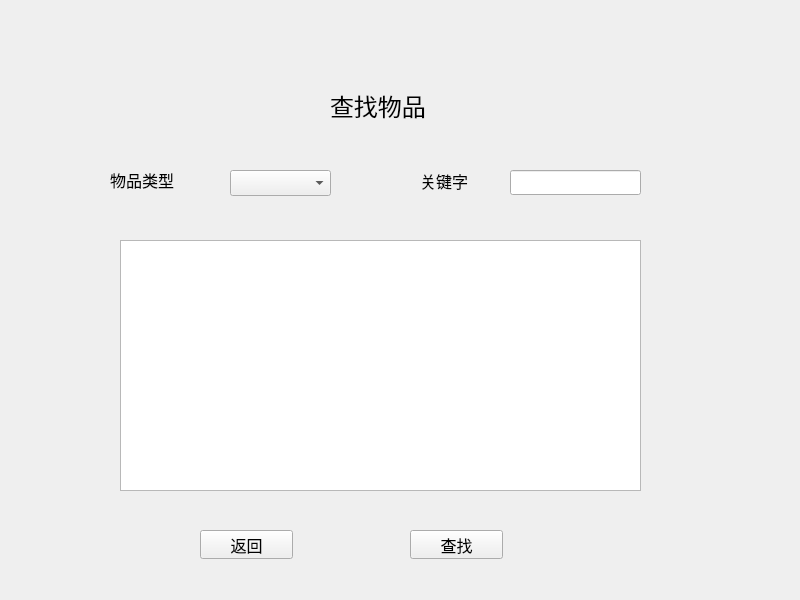
<?xml version="1.0" encoding="UTF-8"?>
<ui version="4.0">
 <class>Widget</class>
 <widget class="QWidget" name="Widget">
  <property name="geometry">
   <rect>
    <x>0</x>
    <y>0</y>
    <width>800</width>
    <height>600</height>
   </rect>
  </property>
  <property name="windowTitle">
   <string>Widget</string>
  </property>
  <widget class="QStackedWidget" name="stackedWidget">
   <property name="geometry">
    <rect>
     <x>10</x>
     <y>20</y>
     <width>791</width>
     <height>571</height>
    </rect>
   </property>
   <property name="currentIndex">
    <number>6</number>
   </property>
   <widget class="QWidget" name="page">
    <widget class="QLineEdit" name="lineEdit">
     <property name="geometry">
      <rect>
       <x>350</x>
       <y>210</y>
       <width>241</width>
       <height>31</height>
      </rect>
     </property>
     <property name="text">
      <string/>
     </property>
    </widget>
    <widget class="QLineEdit" name="lineEdit_2">
     <property name="geometry">
      <rect>
       <x>350</x>
       <y>300</y>
       <width>241</width>
       <height>31</height>
      </rect>
     </property>
     <property name="echoMode">
      <enum>QLineEdit::Password</enum>
     </property>
    </widget>
    <widget class="QLabel" name="label">
     <property name="geometry">
      <rect>
       <x>200</x>
       <y>210</y>
       <width>81</width>
       <height>31</height>
      </rect>
     </property>
     <property name="font">
      <font>
       <pointsize>12</pointsize>
      </font>
     </property>
     <property name="text">
      <string>用户名</string>
     </property>
    </widget>
    <widget class="QLabel" name="label_2">
     <property name="geometry">
      <rect>
       <x>200</x>
       <y>310</y>
       <width>69</width>
       <height>20</height>
      </rect>
     </property>
     <property name="font">
      <font>
       <pointsize>12</pointsize>
      </font>
     </property>
     <property name="text">
      <string>密   码</string>
     </property>
    </widget>
    <widget class="QLabel" name="label_3">
     <property name="geometry">
      <rect>
       <x>260</x>
       <y>50</y>
       <width>271</width>
       <height>81</height>
      </rect>
     </property>
     <property name="font">
      <font>
       <pointsize>18</pointsize>
      </font>
     </property>
     <property name="text">
      <string>欢迎进入“你帮我助”</string>
     </property>
    </widget>
    <widget class="QPushButton" name="pushButton">
     <property name="geometry">
      <rect>
       <x>260</x>
       <y>450</y>
       <width>93</width>
       <height>29</height>
      </rect>
     </property>
     <property name="font">
      <font>
       <pointsize>12</pointsize>
      </font>
     </property>
     <property name="text">
      <string>注册</string>
     </property>
    </widget>
    <widget class="QPushButton" name="pushButton_2">
     <property name="geometry">
      <rect>
       <x>420</x>
       <y>450</y>
       <width>93</width>
       <height>29</height>
      </rect>
     </property>
     <property name="font">
      <font>
       <pointsize>12</pointsize>
      </font>
     </property>
     <property name="text">
      <string>登录</string>
     </property>
    </widget>
   </widget>
   <widget class="QWidget" name="page_2">
    <widget class="QLineEdit" name="lineEdit_3">
     <property name="geometry">
      <rect>
       <x>160</x>
       <y>120</y>
       <width>191</width>
       <height>25</height>
      </rect>
     </property>
    </widget>
    <widget class="QLineEdit" name="lineEdit_4">
     <property name="geometry">
      <rect>
       <x>160</x>
       <y>230</y>
       <width>191</width>
       <height>25</height>
      </rect>
     </property>
     <property name="text">
      <string/>
     </property>
     <property name="echoMode">
      <enum>QLineEdit::Password</enum>
     </property>
    </widget>
    <widget class="QLineEdit" name="lineEdit_5">
     <property name="geometry">
      <rect>
       <x>160</x>
       <y>330</y>
       <width>191</width>
       <height>25</height>
      </rect>
     </property>
     <property name="echoMode">
      <enum>QLineEdit::Password</enum>
     </property>
    </widget>
    <widget class="QLineEdit" name="lineEdit_6">
     <property name="geometry">
      <rect>
       <x>530</x>
       <y>120</y>
       <width>201</width>
       <height>25</height>
      </rect>
     </property>
    </widget>
    <widget class="QLineEdit" name="lineEdit_7">
     <property name="geometry">
      <rect>
       <x>530</x>
       <y>230</y>
       <width>201</width>
       <height>25</height>
      </rect>
     </property>
    </widget>
    <widget class="QLineEdit" name="lineEdit_8">
     <property name="geometry">
      <rect>
       <x>530</x>
       <y>330</y>
       <width>201</width>
       <height>25</height>
      </rect>
     </property>
    </widget>
    <widget class="QLabel" name="label_4">
     <property name="geometry">
      <rect>
       <x>80</x>
       <y>120</y>
       <width>69</width>
       <height>20</height>
      </rect>
     </property>
     <property name="font">
      <font>
       <pointsize>10</pointsize>
      </font>
     </property>
     <property name="text">
      <string>用户名</string>
     </property>
    </widget>
    <widget class="QLabel" name="label_5">
     <property name="geometry">
      <rect>
       <x>80</x>
       <y>230</y>
       <width>69</width>
       <height>20</height>
      </rect>
     </property>
     <property name="font">
      <font>
       <pointsize>10</pointsize>
      </font>
     </property>
     <property name="text">
      <string>密    码</string>
     </property>
    </widget>
    <widget class="QLabel" name="label_6">
     <property name="geometry">
      <rect>
       <x>70</x>
       <y>330</y>
       <width>69</width>
       <height>20</height>
      </rect>
     </property>
     <property name="font">
      <font>
       <pointsize>10</pointsize>
      </font>
     </property>
     <property name="text">
      <string>确认密码</string>
     </property>
    </widget>
    <widget class="QLabel" name="label_7">
     <property name="geometry">
      <rect>
       <x>410</x>
       <y>120</y>
       <width>69</width>
       <height>20</height>
      </rect>
     </property>
     <property name="font">
      <font>
       <pointsize>10</pointsize>
      </font>
     </property>
     <property name="text">
      <string>住    址</string>
     </property>
    </widget>
    <widget class="QLabel" name="label_8">
     <property name="geometry">
      <rect>
       <x>410</x>
       <y>230</y>
       <width>69</width>
       <height>20</height>
      </rect>
     </property>
     <property name="font">
      <font>
       <pointsize>10</pointsize>
      </font>
     </property>
     <property name="text">
      <string>电    话</string>
     </property>
    </widget>
    <widget class="QLabel" name="label_9">
     <property name="geometry">
      <rect>
       <x>410</x>
       <y>330</y>
       <width>69</width>
       <height>20</height>
      </rect>
     </property>
     <property name="font">
      <font>
       <pointsize>10</pointsize>
      </font>
     </property>
     <property name="text">
      <string>邮    箱</string>
     </property>
    </widget>
    <widget class="QLabel" name="label_10">
     <property name="geometry">
      <rect>
       <x>320</x>
       <y>10</y>
       <width>181</width>
       <height>51</height>
      </rect>
     </property>
     <property name="font">
      <font>
       <pointsize>18</pointsize>
      </font>
     </property>
     <property name="text">
      <string>用户注册</string>
     </property>
    </widget>
    <widget class="QPushButton" name="pushButton_3">
     <property name="geometry">
      <rect>
       <x>230</x>
       <y>450</y>
       <width>93</width>
       <height>29</height>
      </rect>
     </property>
     <property name="font">
      <font>
       <pointsize>12</pointsize>
      </font>
     </property>
     <property name="text">
      <string>返回登录</string>
     </property>
    </widget>
    <widget class="QPushButton" name="pushButton_4">
     <property name="geometry">
      <rect>
       <x>440</x>
       <y>450</y>
       <width>93</width>
       <height>29</height>
      </rect>
     </property>
     <property name="font">
      <font>
       <pointsize>12</pointsize>
      </font>
     </property>
     <property name="text">
      <string>确认注册</string>
     </property>
    </widget>
   </widget>
   <widget class="QWidget" name="page_3">
    <widget class="QLabel" name="label_11">
     <property name="geometry">
      <rect>
       <x>260</x>
       <y>40</y>
       <width>281</width>
       <height>121</height>
      </rect>
     </property>
     <property name="font">
      <font>
       <pointsize>18</pointsize>
      </font>
     </property>
     <property name="text">
      <string>欢迎进入“你帮我助”</string>
     </property>
    </widget>
    <widget class="QPushButton" name="addObject">
     <property name="geometry">
      <rect>
       <x>140</x>
       <y>230</y>
       <width>141</width>
       <height>71</height>
      </rect>
     </property>
     <property name="font">
      <font>
       <pointsize>10</pointsize>
      </font>
     </property>
     <property name="text">
      <string>添加物品</string>
     </property>
    </widget>
    <widget class="QPushButton" name="findObject">
     <property name="geometry">
      <rect>
       <x>330</x>
       <y>230</y>
       <width>141</width>
       <height>71</height>
      </rect>
     </property>
     <property name="font">
      <font>
       <pointsize>10</pointsize>
      </font>
     </property>
     <property name="text">
      <string>查询物品</string>
     </property>
    </widget>
    <widget class="QPushButton" name="addKind">
     <property name="geometry">
      <rect>
       <x>140</x>
       <y>380</y>
       <width>141</width>
       <height>71</height>
      </rect>
     </property>
     <property name="font">
      <font>
       <pointsize>10</pointsize>
      </font>
     </property>
     <property name="text">
      <string>添加物品类型</string>
     </property>
    </widget>
    <widget class="QPushButton" name="modifyKind">
     <property name="geometry">
      <rect>
       <x>330</x>
       <y>380</y>
       <width>141</width>
       <height>71</height>
      </rect>
     </property>
     <property name="font">
      <font>
       <pointsize>10</pointsize>
      </font>
     </property>
     <property name="text">
      <string>修改物品类型</string>
     </property>
    </widget>
    <widget class="QPushButton" name="logOut">
     <property name="geometry">
      <rect>
       <x>520</x>
       <y>230</y>
       <width>131</width>
       <height>71</height>
      </rect>
     </property>
     <property name="font">
      <font>
       <pointsize>10</pointsize>
      </font>
     </property>
     <property name="text">
      <string>退出登录</string>
     </property>
    </widget>
    <widget class="QPushButton" name="manegeUser">
     <property name="geometry">
      <rect>
       <x>520</x>
       <y>380</y>
       <width>131</width>
       <height>71</height>
      </rect>
     </property>
     <property name="font">
      <font>
       <pointsize>10</pointsize>
      </font>
     </property>
     <property name="text">
      <string>管理用户</string>
     </property>
    </widget>
   </widget>
   <widget class="QWidget" name="page_4">
    <widget class="QLabel" name="label_12">
     <property name="geometry">
      <rect>
       <x>290</x>
       <y>50</y>
       <width>211</width>
       <height>111</height>
      </rect>
     </property>
     <property name="font">
      <font>
       <pointsize>18</pointsize>
      </font>
     </property>
     <property name="text">
      <string>添加物品类型</string>
     </property>
    </widget>
    <widget class="QLabel" name="label_13">
     <property name="geometry">
      <rect>
       <x>130</x>
       <y>220</y>
       <width>69</width>
       <height>20</height>
      </rect>
     </property>
     <property name="font">
      <font>
       <pointsize>10</pointsize>
      </font>
     </property>
     <property name="text">
      <string>类型名称</string>
     </property>
    </widget>
    <widget class="QLabel" name="label_14">
     <property name="geometry">
      <rect>
       <x>130</x>
       <y>340</y>
       <width>69</width>
       <height>20</height>
      </rect>
     </property>
     <property name="font">
      <font>
       <pointsize>10</pointsize>
      </font>
     </property>
     <property name="text">
      <string>特  征  2</string>
     </property>
    </widget>
    <widget class="QLabel" name="label_15">
     <property name="geometry">
      <rect>
       <x>440</x>
       <y>220</y>
       <width>69</width>
       <height>20</height>
      </rect>
     </property>
     <property name="text">
      <string>特  征  1</string>
     </property>
    </widget>
    <widget class="QLabel" name="label_16">
     <property name="geometry">
      <rect>
       <x>440</x>
       <y>340</y>
       <width>69</width>
       <height>20</height>
      </rect>
     </property>
     <property name="text">
      <string>特  征  3</string>
     </property>
    </widget>
    <widget class="QLineEdit" name="addKind1">
     <property name="geometry">
      <rect>
       <x>240</x>
       <y>220</y>
       <width>141</width>
       <height>25</height>
      </rect>
     </property>
    </widget>
    <widget class="QLineEdit" name="addKind3">
     <property name="geometry">
      <rect>
       <x>240</x>
       <y>340</y>
       <width>141</width>
       <height>25</height>
      </rect>
     </property>
    </widget>
    <widget class="QLineEdit" name="addKind2">
     <property name="geometry">
      <rect>
       <x>540</x>
       <y>220</y>
       <width>141</width>
       <height>25</height>
      </rect>
     </property>
    </widget>
    <widget class="QLineEdit" name="addKind4">
     <property name="geometry">
      <rect>
       <x>540</x>
       <y>340</y>
       <width>141</width>
       <height>25</height>
      </rect>
     </property>
    </widget>
    <widget class="QPushButton" name="addKind5">
     <property name="geometry">
      <rect>
       <x>270</x>
       <y>440</y>
       <width>93</width>
       <height>29</height>
      </rect>
     </property>
     <property name="font">
      <font>
       <pointsize>12</pointsize>
      </font>
     </property>
     <property name="text">
      <string>返回</string>
     </property>
    </widget>
    <widget class="QPushButton" name="addKind6">
     <property name="geometry">
      <rect>
       <x>430</x>
       <y>440</y>
       <width>93</width>
       <height>29</height>
      </rect>
     </property>
     <property name="font">
      <font>
       <pointsize>12</pointsize>
      </font>
     </property>
     <property name="text">
      <string>确定</string>
     </property>
    </widget>
   </widget>
   <widget class="QWidget" name="page_5">
    <widget class="QLabel" name="label_17">
     <property name="geometry">
      <rect>
       <x>290</x>
       <y>70</y>
       <width>201</width>
       <height>61</height>
      </rect>
     </property>
     <property name="font">
      <font>
       <pointsize>18</pointsize>
      </font>
     </property>
     <property name="text">
      <string>修改物品类型</string>
     </property>
    </widget>
    <widget class="QComboBox" name="modifyKind3">
     <property name="geometry">
      <rect>
       <x>400</x>
       <y>160</y>
       <width>111</width>
       <height>26</height>
      </rect>
     </property>
    </widget>
    <widget class="QLabel" name="label_18">
     <property name="geometry">
      <rect>
       <x>300</x>
       <y>160</y>
       <width>81</width>
       <height>21</height>
      </rect>
     </property>
     <property name="font">
      <font>
       <pointsize>10</pointsize>
      </font>
     </property>
     <property name="text">
      <string>物品类型</string>
     </property>
    </widget>
    <widget class="QPushButton" name="modifyKind2">
     <property name="geometry">
      <rect>
       <x>590</x>
       <y>160</y>
       <width>93</width>
       <height>29</height>
      </rect>
     </property>
     <property name="font">
      <font>
       <pointsize>10</pointsize>
      </font>
     </property>
     <property name="text">
      <string>确认修改</string>
     </property>
    </widget>
    <widget class="QPushButton" name="modifyKind1">
     <property name="geometry">
      <rect>
       <x>120</x>
       <y>160</y>
       <width>93</width>
       <height>29</height>
      </rect>
     </property>
     <property name="font">
      <font>
       <pointsize>10</pointsize>
      </font>
     </property>
     <property name="text">
      <string>返回</string>
     </property>
    </widget>
    <widget class="QLabel" name="label_19">
     <property name="geometry">
      <rect>
       <x>120</x>
       <y>260</y>
       <width>69</width>
       <height>20</height>
      </rect>
     </property>
     <property name="text">
      <string>类型名称</string>
     </property>
    </widget>
    <widget class="QLabel" name="label_20">
     <property name="geometry">
      <rect>
       <x>120</x>
       <y>390</y>
       <width>69</width>
       <height>20</height>
      </rect>
     </property>
     <property name="text">
      <string>特  征  2</string>
     </property>
    </widget>
    <widget class="QLabel" name="label_21">
     <property name="geometry">
      <rect>
       <x>430</x>
       <y>260</y>
       <width>69</width>
       <height>20</height>
      </rect>
     </property>
     <property name="text">
      <string>特  征  1</string>
     </property>
    </widget>
    <widget class="QLabel" name="label_22">
     <property name="geometry">
      <rect>
       <x>430</x>
       <y>390</y>
       <width>69</width>
       <height>20</height>
      </rect>
     </property>
     <property name="text">
      <string>特  征  3</string>
     </property>
    </widget>
    <widget class="QLineEdit" name="modifyKind4">
     <property name="geometry">
      <rect>
       <x>220</x>
       <y>260</y>
       <width>151</width>
       <height>25</height>
      </rect>
     </property>
    </widget>
    <widget class="QLineEdit" name="modifyKind6">
     <property name="geometry">
      <rect>
       <x>220</x>
       <y>390</y>
       <width>151</width>
       <height>25</height>
      </rect>
     </property>
    </widget>
    <widget class="QLineEdit" name="modifyKind5">
     <property name="geometry">
      <rect>
       <x>530</x>
       <y>260</y>
       <width>151</width>
       <height>25</height>
      </rect>
     </property>
    </widget>
    <widget class="QLineEdit" name="modifyKind7">
     <property name="geometry">
      <rect>
       <x>530</x>
       <y>390</y>
       <width>151</width>
       <height>25</height>
      </rect>
     </property>
    </widget>
   </widget>
   <widget class="QWidget" name="page_6">
    <widget class="QLabel" name="label_23">
     <property name="geometry">
      <rect>
       <x>320</x>
       <y>60</y>
       <width>181</width>
       <height>71</height>
      </rect>
     </property>
     <property name="font">
      <font>
       <pointsize>18</pointsize>
      </font>
     </property>
     <property name="text">
      <string>添加物品</string>
     </property>
    </widget>
    <widget class="QLabel" name="label_24">
     <property name="geometry">
      <rect>
       <x>130</x>
       <y>240</y>
       <width>69</width>
       <height>20</height>
      </rect>
     </property>
     <property name="font">
      <font>
       <pointsize>9</pointsize>
      </font>
     </property>
     <property name="text">
      <string>物品名称</string>
     </property>
    </widget>
    <widget class="QLabel" name="label_25">
     <property name="geometry">
      <rect>
       <x>130</x>
       <y>310</y>
       <width>69</width>
       <height>20</height>
      </rect>
     </property>
     <property name="text">
      <string>地址</string>
     </property>
    </widget>
    <widget class="QComboBox" name="addObject1">
     <property name="geometry">
      <rect>
       <x>230</x>
       <y>160</y>
       <width>121</width>
       <height>26</height>
      </rect>
     </property>
    </widget>
    <widget class="QLabel" name="label_26">
     <property name="geometry">
      <rect>
       <x>130</x>
       <y>160</y>
       <width>69</width>
       <height>20</height>
      </rect>
     </property>
     <property name="font">
      <font>
       <pointsize>10</pointsize>
      </font>
     </property>
     <property name="text">
      <string>物品类型</string>
     </property>
    </widget>
    <widget class="QPushButton" name="addObject2">
     <property name="geometry">
      <rect>
       <x>480</x>
       <y>160</y>
       <width>93</width>
       <height>29</height>
      </rect>
     </property>
     <property name="font">
      <font>
       <pointsize>10</pointsize>
      </font>
     </property>
     <property name="text">
      <string>确定选择</string>
     </property>
    </widget>
    <widget class="QLabel" name="atbName2">
     <property name="geometry">
      <rect>
       <x>130</x>
       <y>390</y>
       <width>69</width>
       <height>20</height>
      </rect>
     </property>
     <property name="text">
      <string>特征2</string>
     </property>
    </widget>
    <widget class="QLineEdit" name="addObject3">
     <property name="geometry">
      <rect>
       <x>230</x>
       <y>240</y>
       <width>131</width>
       <height>25</height>
      </rect>
     </property>
    </widget>
    <widget class="QLineEdit" name="addObject5">
     <property name="geometry">
      <rect>
       <x>230</x>
       <y>310</y>
       <width>131</width>
       <height>25</height>
      </rect>
     </property>
    </widget>
    <widget class="QLineEdit" name="addObject7">
     <property name="geometry">
      <rect>
       <x>230</x>
       <y>390</y>
       <width>131</width>
       <height>25</height>
      </rect>
     </property>
    </widget>
    <widget class="QLabel" name="label_28">
     <property name="geometry">
      <rect>
       <x>430</x>
       <y>240</y>
       <width>69</width>
       <height>20</height>
      </rect>
     </property>
     <property name="text">
      <string>详细信息</string>
     </property>
    </widget>
    <widget class="QLabel" name="atbName1">
     <property name="geometry">
      <rect>
       <x>430</x>
       <y>310</y>
       <width>69</width>
       <height>20</height>
      </rect>
     </property>
     <property name="text">
      <string>特征1</string>
     </property>
    </widget>
    <widget class="QLabel" name="atbName3">
     <property name="geometry">
      <rect>
       <x>430</x>
       <y>390</y>
       <width>69</width>
       <height>20</height>
      </rect>
     </property>
     <property name="text">
      <string>特征3</string>
     </property>
    </widget>
    <widget class="QLineEdit" name="addObject4">
     <property name="geometry">
      <rect>
       <x>520</x>
       <y>240</y>
       <width>131</width>
       <height>25</height>
      </rect>
     </property>
    </widget>
    <widget class="QLineEdit" name="addObject6">
     <property name="geometry">
      <rect>
       <x>520</x>
       <y>310</y>
       <width>131</width>
       <height>25</height>
      </rect>
     </property>
    </widget>
    <widget class="QLineEdit" name="addObject8">
     <property name="geometry">
      <rect>
       <x>520</x>
       <y>390</y>
       <width>131</width>
       <height>25</height>
      </rect>
     </property>
    </widget>
    <widget class="QPushButton" name="addObject9">
     <property name="geometry">
      <rect>
       <x>240</x>
       <y>470</y>
       <width>101</width>
       <height>41</height>
      </rect>
     </property>
     <property name="font">
      <font>
       <pointsize>12</pointsize>
      </font>
     </property>
     <property name="text">
      <string>返回</string>
     </property>
    </widget>
    <widget class="QPushButton" name="addObject10">
     <property name="geometry">
      <rect>
       <x>430</x>
       <y>470</y>
       <width>101</width>
       <height>41</height>
      </rect>
     </property>
     <property name="font">
      <font>
       <pointsize>12</pointsize>
      </font>
     </property>
     <property name="text">
      <string>确定添加</string>
     </property>
    </widget>
   </widget>
   <widget class="QWidget" name="page_7">
    <widget class="QLabel" name="label_31">
     <property name="geometry">
      <rect>
       <x>320</x>
       <y>50</y>
       <width>181</width>
       <height>71</height>
      </rect>
     </property>
     <property name="font">
      <font>
       <pointsize>18</pointsize>
      </font>
     </property>
     <property name="text">
      <string>查找物品</string>
     </property>
    </widget>
    <widget class="QLabel" name="label_32">
     <property name="geometry">
      <rect>
       <x>100</x>
       <y>150</y>
       <width>101</width>
       <height>20</height>
      </rect>
     </property>
     <property name="font">
      <font>
       <pointsize>12</pointsize>
      </font>
     </property>
     <property name="text">
      <string>物品类型</string>
     </property>
    </widget>
    <widget class="QComboBox" name="findObject1">
     <property name="geometry">
      <rect>
       <x>220</x>
       <y>150</y>
       <width>101</width>
       <height>26</height>
      </rect>
     </property>
    </widget>
    <widget class="QLabel" name="label_33">
     <property name="geometry">
      <rect>
       <x>410</x>
       <y>150</y>
       <width>81</width>
       <height>21</height>
      </rect>
     </property>
     <property name="font">
      <font>
       <pointsize>12</pointsize>
      </font>
     </property>
     <property name="text">
      <string>关键字</string>
     </property>
    </widget>
    <widget class="QLineEdit" name="findObject2">
     <property name="geometry">
      <rect>
       <x>500</x>
       <y>150</y>
       <width>131</width>
       <height>25</height>
      </rect>
     </property>
    </widget>
    <widget class="QTableWidget" name="tableWidget">
     <property name="geometry">
      <rect>
       <x>110</x>
       <y>220</y>
       <width>521</width>
       <height>251</height>
      </rect>
     </property>
    </widget>
    <widget class="QPushButton" name="findObject3">
     <property name="geometry">
      <rect>
       <x>190</x>
       <y>510</y>
       <width>93</width>
       <height>29</height>
      </rect>
     </property>
     <property name="font">
      <font>
       <pointsize>12</pointsize>
      </font>
     </property>
     <property name="text">
      <string>返回</string>
     </property>
    </widget>
    <widget class="QPushButton" name="findObject4">
     <property name="geometry">
      <rect>
       <x>400</x>
       <y>510</y>
       <width>93</width>
       <height>29</height>
      </rect>
     </property>
     <property name="font">
      <font>
       <pointsize>12</pointsize>
      </font>
     </property>
     <property name="text">
      <string>查找</string>
     </property>
    </widget>
   </widget>
   <widget class="QWidget" name="page_8">
    <widget class="QLabel" name="label_34">
     <property name="geometry">
      <rect>
       <x>320</x>
       <y>50</y>
       <width>181</width>
       <height>71</height>
      </rect>
     </property>
     <property name="font">
      <font>
       <pointsize>18</pointsize>
      </font>
     </property>
     <property name="text">
      <string>用户管理</string>
     </property>
    </widget>
    <widget class="QListWidget" name="listWidget">
     <property name="geometry">
      <rect>
       <x>140</x>
       <y>160</y>
       <width>501</width>
       <height>261</height>
      </rect>
     </property>
    </widget>
    <widget class="QPushButton" name="manegeUser1">
     <property name="geometry">
      <rect>
       <x>150</x>
       <y>480</y>
       <width>93</width>
       <height>29</height>
      </rect>
     </property>
     <property name="font">
      <font>
       <pointsize>10</pointsize>
      </font>
     </property>
     <property name="text">
      <string>返回</string>
     </property>
    </widget>
    <widget class="QPushButton" name="manegeUser2">
     <property name="geometry">
      <rect>
       <x>340</x>
       <y>480</y>
       <width>93</width>
       <height>29</height>
      </rect>
     </property>
     <property name="font">
      <font>
       <pointsize>10</pointsize>
      </font>
     </property>
     <property name="text">
      <string>批准注册</string>
     </property>
    </widget>
    <widget class="QPushButton" name="manegeUser3">
     <property name="geometry">
      <rect>
       <x>530</x>
       <y>480</y>
       <width>93</width>
       <height>29</height>
      </rect>
     </property>
     <property name="font">
      <font>
       <pointsize>10</pointsize>
      </font>
     </property>
     <property name="text">
      <string>拒绝注册</string>
     </property>
    </widget>
   </widget>
  </widget>
 </widget>
 <resources/>
 <connections/>
</ui>
